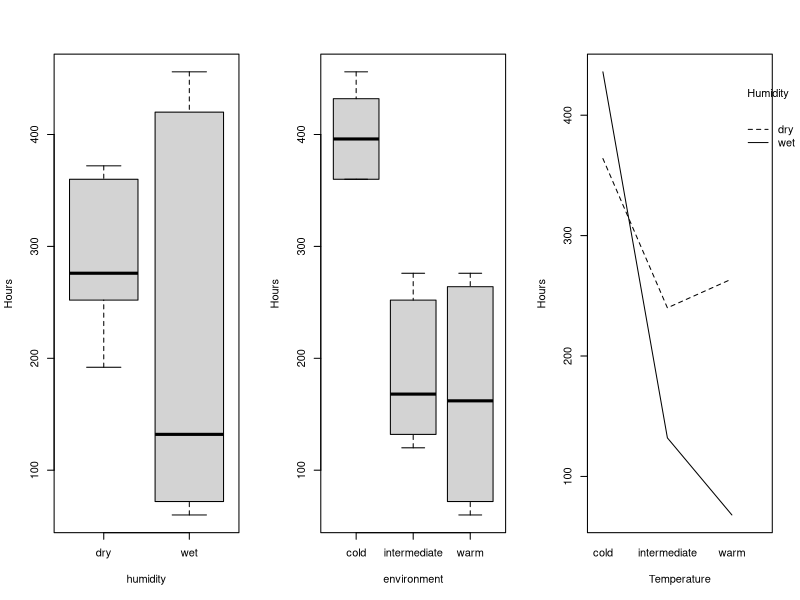
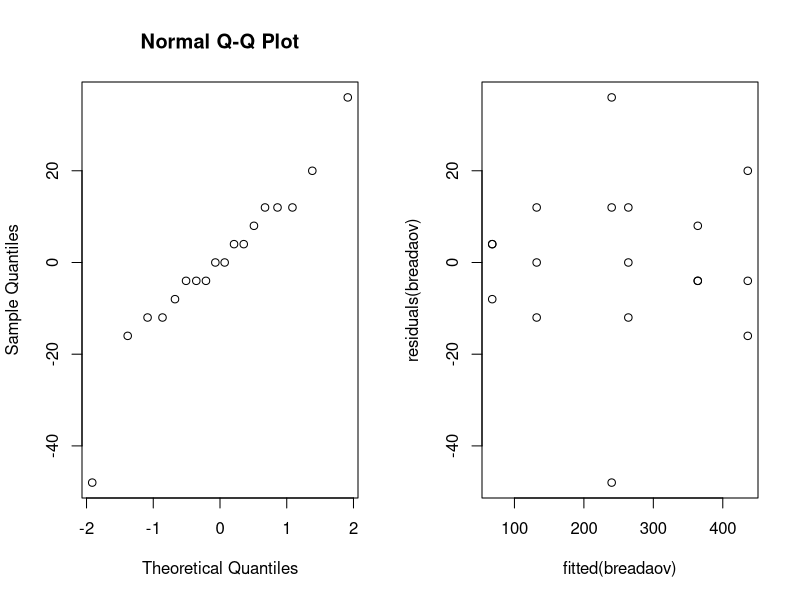
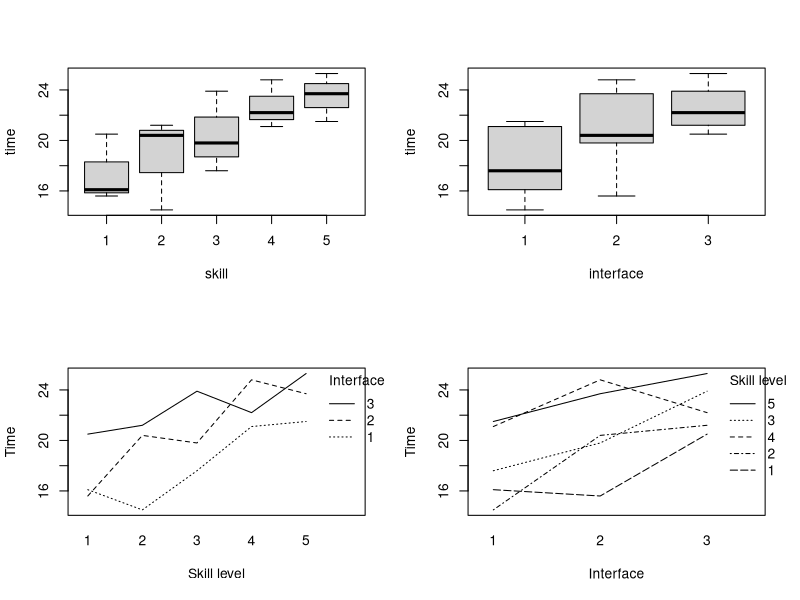
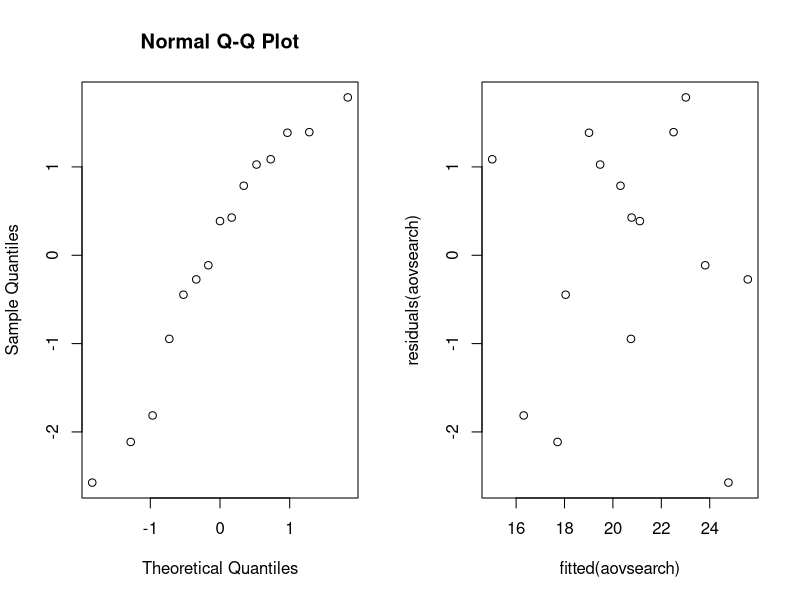
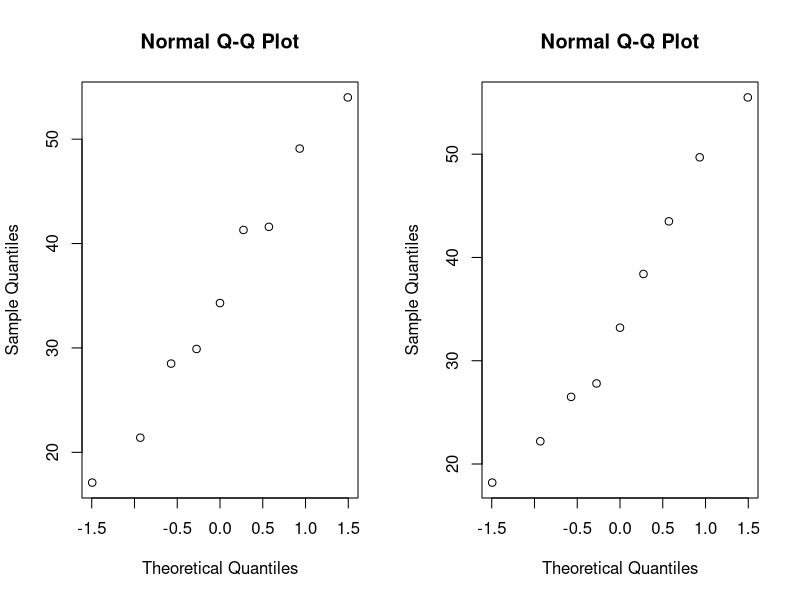
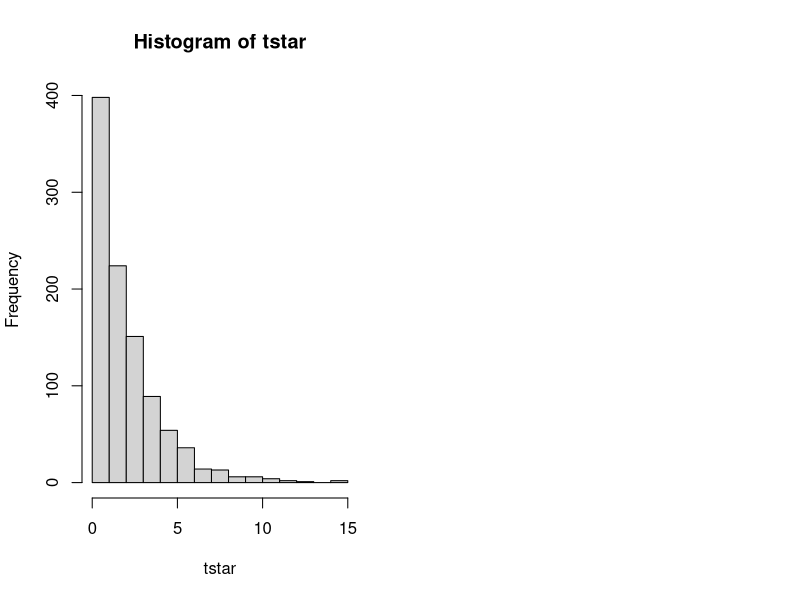
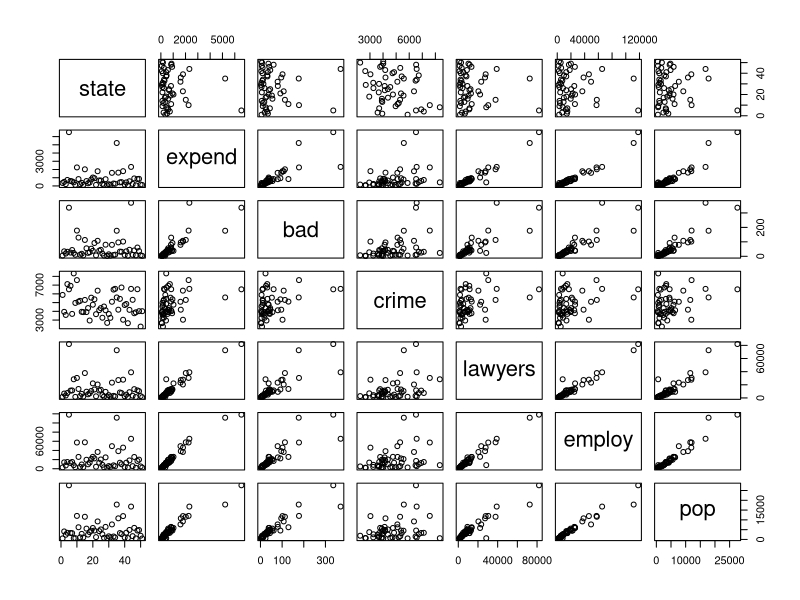
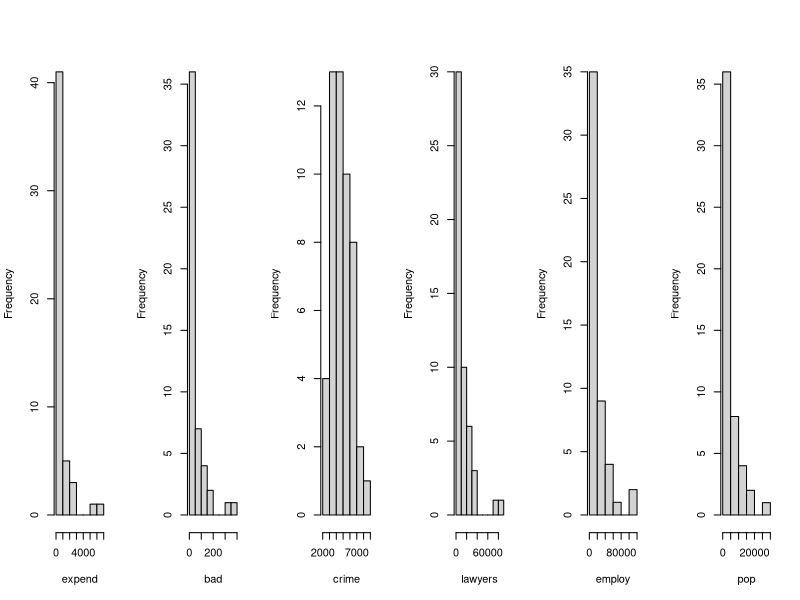

Here is the R script that generated these plots, in order:
## ---- chunk 1
knitr::opts_chunk$set(echo = FALSE)
knitr::opts_chunk$set(fig.width=8, fig.height=4) 
## ---- chunk 2
bread = read.table("bread.txt", header = TRUE)
par(mfrow=c(1,3))
boxplot(hours ~ humidity, data = bread, ylab = "Hours")
boxplot(hours ~ environment, data = bread, ylab = "Hours")
interaction.plot(bread$environment, bread$humidity, bread$hours, xlab = "Temperature", ylab = "Hours", trace.label = "Humidity")
## ---- chunk 3
breadaov=lm(hours~humidity*environment, data = bread); 
anova(breadaov)
## ---- chunk 4
par(mfrow=c(1,2))
qqnorm(residuals(breadaov))
plot(fitted(breadaov),residuals(breadaov))
## ---- chunk 5
search = read.table("search.txt", header = TRUE)
par(mfrow=c(2,2))
boxplot(time~skill, data=search)
boxplot(time~interface, data=search)
interaction.plot(search$skill,search$interface, search$time, xlab = "Skill level", ylab = "Time", trace.label = "Interface")
interaction.plot(search$interface,search$skill, search$time, xlab = "Interface", ylab = "Time", trace.label = "Skill level")
## ---- chunk 6
search$skill = factor(search$skill)
search$interface = factor(search$interface)
aovsearch=lm(time~interface+skill, data=search)
anova(aovsearch)
summary(aovsearch)
## ---- chunk 7
par(mfrow=c(1,2))
qqnorm(residuals(aovsearch))
plot(fitted(aovsearch),residuals(aovsearch))
## ---- chunk 8
friedman.test(search$time,search$interface,search$skill)
## ---- chunk 9
aovsearch2=lm(time~interface, data=search)
anova(aovsearch2)
## ---- chunk 10
cow = read.table("cow.txt", header = TRUE);
#There are two factors that influence the milk production
mm = subset(cow, treatment=="A")["milk"]
sf = subset(cow, treatment=="B")["milk"]
mm1 = as.numeric(unlist(mm))
sf1 = as.numeric(unlist(sf))
par(mfrow=c(1,2))
qqnorm(mm1); qqnorm(sf1)
cow$id = factor(cow$id); cow$per = factor(cow$per)
cowanova = lm(milk~id+per+treatment,data = cow)
anova(cowanova)
summary(cowanova)
## ---- chunk 11
library(lme4)
cow$order=factor(cow$order)
cowlmer = lmer(milk~treatment+order+per+(1|id), data=cow, REML = FALSE)
summary(cowlmer)
## ---- chunk 12
cowlmerTreatment = lmer(milk~order+per+(1|id), data=cow, REML = FALSE)
anova(cowlmerTreatment, cowlmer)
cowlmerOrder = lmer(milk~treatment+per+(1|id), data=cow, REML = FALSE)
anova(cowlmerOrder, cowlmer)
cowlmerPer = lmer(milk~treatment+order+(1|id), data=cow, REML = FALSE)
anova(cowlmerPer, cowlmer)
## ---- chunk 13
attach(cow)
t.test(milk[treatment=="A"],milk[treatment=="B"],paired=TRUE)
## ---- chunk 14
data=read.table("nauseatable.txt",header=TRUE)
nausea=c(rep(0,times=100),rep(1,times=52),rep(0,times=32),rep(1,times=35),rep(0,times=48),
  rep(1,times=37))
medicine=c(rep("Chlorpromazine",times=152),rep("Pentobarbital (100mg)",times=67),
  rep("Pentobarbital (150mg)",times=85))
patientdata=data.frame(nausea,medicine)
xtabs(~medicine+nausea,data=patientdata)
## ---- chunk 15
medication=factor(patientdata$medicine)
B=1000
tstar=numeric(B)
for (i in 1:B) {
  patientstar=sample(medication) # permute medicine lables
  tstar[i] = chisq.test(xtabs(~patientstar+patientdata$nausea))[[1]] }
hist(tstar)
test_statistic=chisq.test(xtabs(~patientdata$medicine+patientdata$nausea))[[1]]
pl=sum(tstar<test_statistic)/B;pl
pr=sum(tstar>test_statistic)/B;pr
## ---- chunk 16
chisq.test(xtabs(~patientdata$medicine+patientdata$nausea))
## ---- chunk 17
data=read.table(file="expensescrime.txt",header=TRUE)
plot(data)
## ---- chunk 18
par(mfrow=c(1,ncol(data)-1)) # minus the state column
for (i in 2:ncol(data)) hist(data[,i],xlab=names(data)[i],main=NULL)
## ---- chunk 19
par(mfrow=c(1,ncol(data)-1)) # minus the state column
for (i in 2:ncol(data)) boxplot(data[,i],main=names(data)[i])
## ---- chunk 20
par(mfrow=c(1,5))
plot(data$bad, data$expend,xlab="bad",ylab="expend");abline(lm(expend ~ bad, data=data))
plot(data$crime, data$expend,xlab="crime",ylab="expend");abline(lm(expend ~ crime, data=data))
plot(data$lawyers, data$expend,xlab="lawyers",ylab="expend");abline(lm(expend ~ lawyers, data=data))
plot(data$employ, data$expend,xlab="employ",ylab="expend");abline(lm(expend ~ employ, data=data))
plot(data$pop, data$expend,xlab="pop",ylab="expend");abline(lm(expend ~ pop, data=data))
## ---- chunk 21
round(cor(data[,3:7]),2) # exclude state and expend
## ---- chunk 22
# Round 1
summary(lm(expend~bad,data=data))
summary(lm(expend~crime,data=data))
summary(lm(expend~lawyers,data=data))
summary(lm(expend~employ,data=data))
summary(lm(expend~pop,data=data))
# Round 2
summary(lm(expend~employ+bad,data=data))
summary(lm(expend~employ+crime,data=data))
summary(lm(expend~employ+lawyers,data=data))
summary(lm(expend~employ+pop,data=data))
# Round 3
summary(lm(expend~employ+lawyers+bad,data=data))
summary(lm(expend~employ+lawyers+crime,data=data))
summary(lm(expend~employ+lawyers+pop,data=data))
## ---- chunk 23
summary(lm(expend~bad+crime+lawyers+employ+pop,data=data))
summary(lm(expend~bad+lawyers+employ+pop,data=data))
summary(lm(expend~bad+lawyers+employ,data=data))
summary(lm(expend~lawyers+employ, data=data))
## ---- chunk 24
expendlm = lm(expend~crime+employ,data=data)
par(mfrow=c(2,4))
#2 Scatter plot of residuals against each Xk in the model separately.
plot(residuals(expendlm),data[,4],xlab="residuals",ylab="crime")
plot(residuals(expendlm),data[,6],xlab="residuals",ylab="employ")
#4 Scatter plot of residuals against each Xk not in the model separately
plot(residuals(expendlm),data[,3],xlab="residuals",ylab="bad")
plot(residuals(expendlm),data[,5],xlab="residuals",ylab="lawyers")
plot(residuals(expendlm),data[,7],xlab="residuals",ylab="pop")
#5 Scatterplot of residuals against Y and Y^
plot(residuals(expendlm),data[,2],xlab="residuals",ylab="expend")
plot(residuals(expendlm),fitted(expendlm),xlab="residuals",ylab="fitted model")

par(mfrow=c(2,3))
#3 Added variable plot of residuals of Xj against residuals of Y with omitted Xj
x = residuals(lm(bad~employ+crime,data=data))
y = residuals(lm(expend~employ+crime,data=data))
plot(x,y,main="Added variable plot for bad")
x = residuals(lm(crime~bad+lawyers+pop,data=data))
y = residuals(lm(expend~bad+lawyers+pop,data=data))
plot(x,y,main="Added variable plot for crime")
x = residuals(lm(lawyers~employ+crime,data=data))
y = residuals(lm(expend~employ+crime,data=data))
plot(x,y,main="Added variable plot for lawyers")
x = residuals(lm(employ~bad+lawyers+pop,data=data))
y = residuals(lm(expend~bad+lawyers+pop,data=data))
plot(x,y,main="Added variable plot for employ")
x = residuals(lm(pop~employ+crime,data=data))
y = residuals(lm(expend~employ+crime,data=data))
plot(x,y,main="Added variable plot for pop")

#6 normal QQ-plot of the residuals and Shapiro-Wilk's method
qqnorm(residuals(expendlm))
#shapiro.test(residuals(expendlm))
